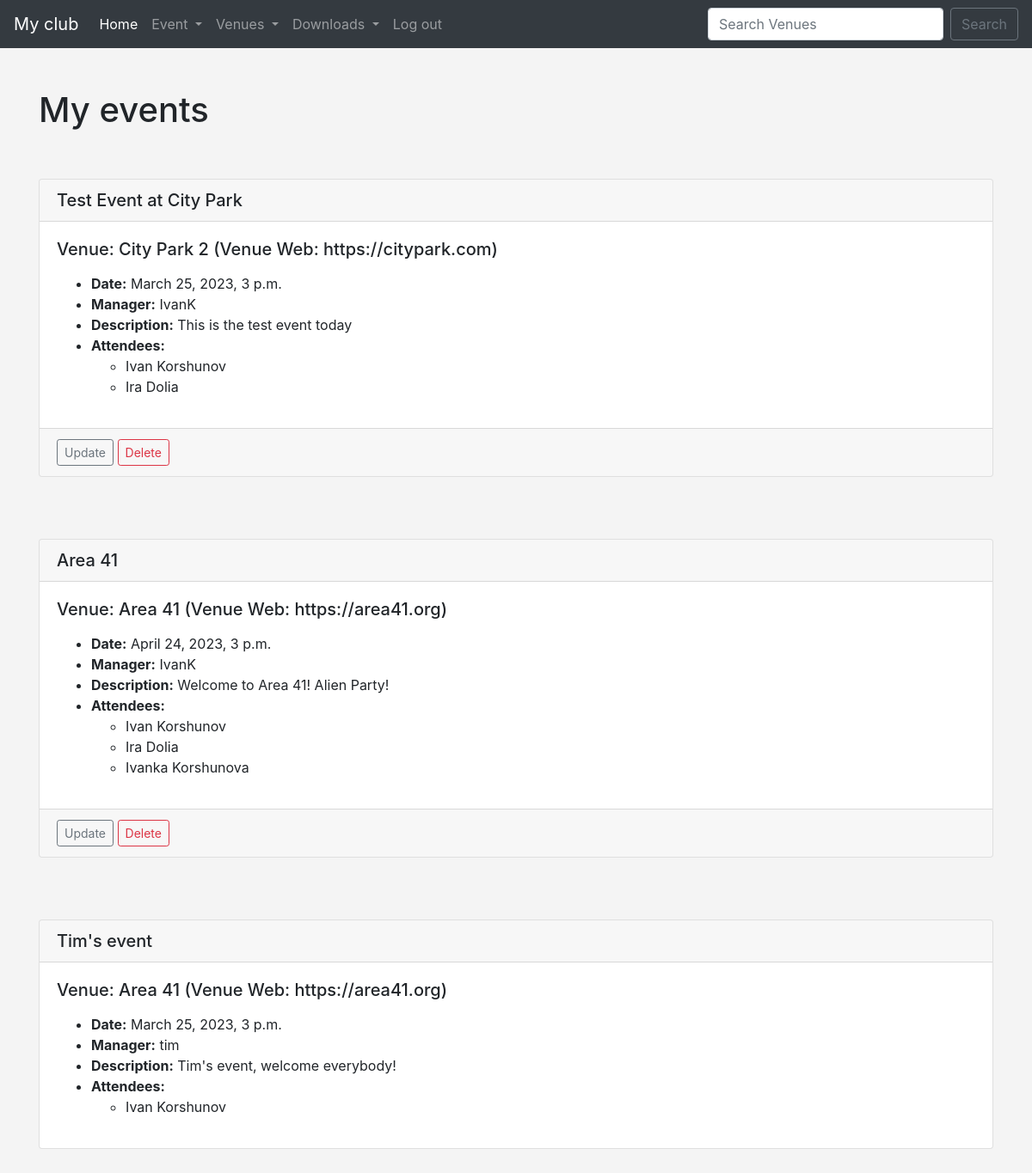
The app's page /my_events (signed in) with its own data.
### events/models.py (models this page shows)
class Events(models.Model):
    name = models.CharField('Event Name', max_length=120)
    event_date = models.DateTimeField('Event Date')
    venue = models.ForeignKey(Venue, blank=True, null=True, on_delete=models.CASCADE)
    manager = models.ForeignKey(User, blank=True, null=True, on_delete=models.SET_NULL)
    description = models.TextField(blank=True)
    attendees = models.ManyToManyField(MyClubUser, blank=True)
    def __str__(self):
        return self.name

class Venue(models.Model):
    name = models.CharField('Venue Name', max_length=120)
    address = models.CharField(max_length=300)
    zip_code = models.CharField('Zip Code', max_length=15)
    phone = models.CharField('Contact Phone', max_length=25, blank=True)
    web = models.URLField('Website Address', blank=True)
    email_address = models.EmailField('Email address', blank=True)
    owner = models.IntegerField('Venue Owner', blank=False, default=1)  # blank=False - can't be empty
    def __str__(self):
        return self.name

class MyClubUser(models.Model):
    first_name = models.CharField('First Name', max_length=30)
    last_name = models.CharField('Last Name', max_length=30)
    email = models.EmailField('User Email')
    def __str__(self):
        return f'{self.first_name} {self.last_name}'

### events/views.py (the view)
# urls.py: path('my_events', views.my_events, name='my-events'),
def my_events(request):
    if request.user.is_authenticated:
        me = request.user.id
        events = Events.objects.filter(attendees=me)  # or attendees=request.user.id
        return render(request, 'events/my_events.html', {
            'events': events,
            'me': me,
        })
    else:
        messages.success(request, 'You are not authorized')
        return redirect('home')

### events/templates/events/my_events.html
{% extends 'events/base.html' %}
{% block content %}
    <h1>My events</h1><br><br>
        {% for event in events %}
        <div class="card">
              <h5 class="card-header">{{ event }}</h5>
              <div class="card-body">
                    <h5 class="card-title">Venue: {{ event.venue }} (Venue Web: {{ event.venue.web }})</h5>
                    <p class="card-text">
                        <ul>
                            <li><strong>Date:</strong> {{ event.event_date }}
                            <li><strong>Manager:</strong> {{ event.manager }}
                            <li><strong>Description:</strong> {{ event.description }}
                            <li><strong>Attendees:</strong>
                        <ul>
                            {% for user in event.attendees.all %}
                                <li>{{ user }}
                            {% endfor %}
                        </ul>
                        </ul>
                    </p>
              </div>
            {% if user.is_authenticated %}
             {% if user == event.manager %}
              <div class="card-footer text-muted">
                    <a href="{% url 'update-event' event.id %}" class="btn btn-outline-secondary btn-sm">Update</a>
                    <a href="{% url 'delete-event' event.id %}" class="btn btn-outline-danger btn-sm">Delete</a>
              </div>
             {% endif %}
            {% endif %}
        </div>
            <br><br>
            <br>
        {% endfor %}
        <br><br>
{% endblock %}

### events/templates/events/base.html (style rules this page uses)
body { background: #f4f4f4; }

### records on screen
Events: name "Test Event at City Park", venue "City Park 2", venue.web "https://citypark.com", event_date "March 25, 2023, 3 p.m.", manager "IvanK", description "This is the test event today", shows "Update"
MyClubUser: first_name+last_name "Ivan Korshunov"
MyClubUser: first_name+last_name "Ira Dolia"
Events: name "Area 41", venue "Area 41", venue.web "https://area41.org", event_date "April 24, 2023, 3 p.m.", manager "IvanK", description "Welcome to Area 41! Alien Party!", shows "Update"
MyClubUser: first_name+last_name "Ivanka Korshunova"
Events: name "Tim's event", venue "Area 41", venue.web "https://area41.org", event_date "March 25, 2023, 3 p.m.", manager "tim", description "Tim's event, welcome everybody!"
